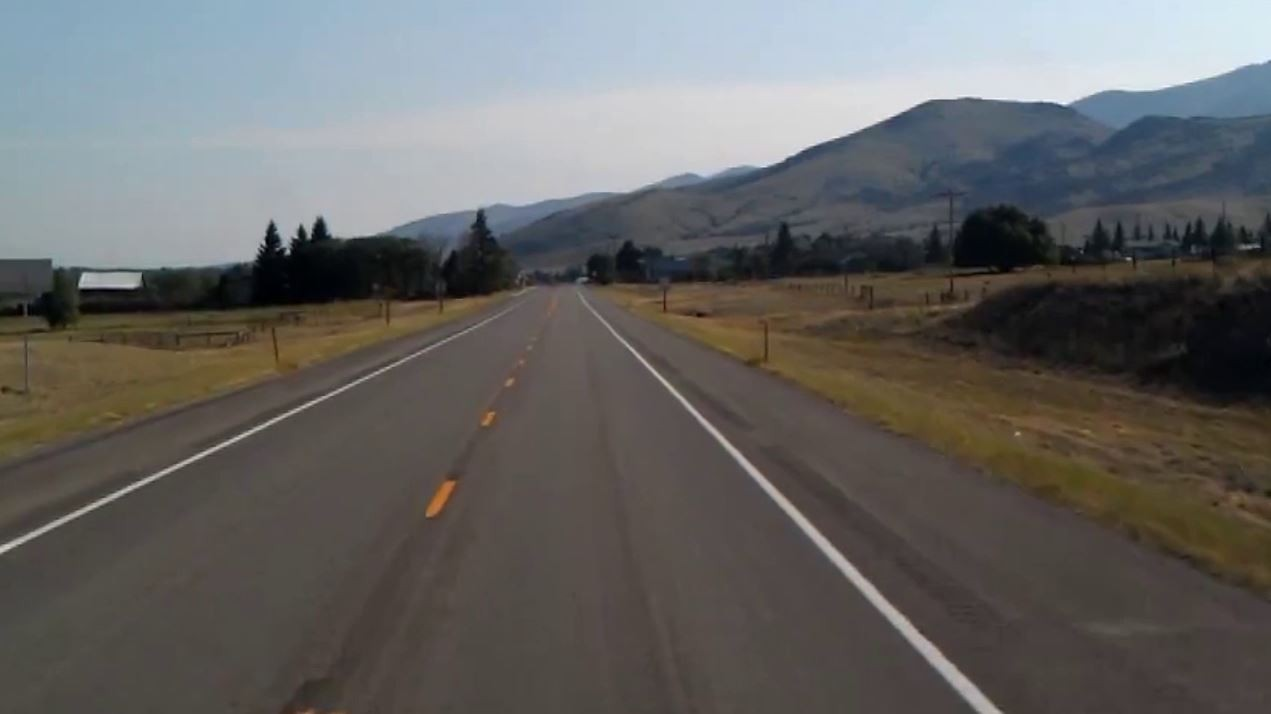
#> input picture Internships/Next24Tech/p1.jpg, 1271 x 714 px
$ jupyter execute Lane_Detection.ipynb
#> lines starting #> are read from the running program, lines starting #| are printed output that depends on the picture; after the words box and inside, x2 and y2 are one past the last pixel; in counts of white or black regions, pixels touching at a corner belong together
[cell 1]
import numpy as np
import cv2
from moviepy.editor import VideoFileClip
import matplotlib.pyplot as plt

[cell 2]
def custom_region(image):
    mask = np.zeros_like(image)
    if len(image.shape) > 2:
        channel_count = image.shape[2]
        ignore_mask_color = (255,) * channel_count
    else:
        ignore_mask_color = 255
    rows, cols = image.shape[:2]
    bottom_left = [cols * 0.1, rows * 0.95]
    top_left = [cols * 0.4, rows * 0.6]
    bottom_right = [cols * 0.9, rows * 0.95]
    top_right = [cols * 0.6, rows * 0.6]
    vertices = np.array([[bottom_left, top_left, top_right, bottom_right]], dtype=np.int32)
    cv2.fillPoly(mask, vertices, ignore_mask_color)
    masked_image = cv2.bitwise_and(image, mask)
    return masked_image

[cell 3]
def custom_hough(image):
    rho = 1
    theta = np.pi / 180
    threshold = 20
    min_line_length = 20
    max_line_gap = 500
    return cv2.HoughLinesP(image, rho=rho, theta=theta, threshold=threshold, minLineLength=min_line_length, maxLineGap=max_line_gap)

[cell 4]
def calculate_slope_intercept(lines):
    left_lines = []
    left_weights = []
    right_lines = []
    right_weights = []

    for line in lines:
        for x1, y1, x2, y2 in line:
            if x1 == x2:
                continue
            slope = (y2 - y1) / (x2 - x1)
            intercept = y1 - (slope * x1)
            length = np.sqrt(((y2 - y1) ** 2) + ((x2 - x1) ** 2))
            if slope < 0:
                left_lines.append((slope, intercept))
                left_weights.append(length)
            else:
                right_lines.append((slope, intercept))
                right_weights.append(length)

    left_lane = np.dot(left_weights, left_lines) / np.sum(left_weights) if len(left_weights) > 0 else None
    right_lane = np.dot(right_weights, right_lines) / np.sum(right_weights) if len(right_weights) > 0 else None
    return left_lane, right_lane

[cell 5]
def calculate_pixel_points(y1, y2, line):
    if line is None:
        return None
    slope, intercept = line
    x1 = int((y1 - intercept) / slope)
    x2 = int((y2 - intercept) / slope)
    y1 = int(y1)
    y2 = int(y2)
    return ((x1, y1), (x2, y2))

[cell 6]
def detect_lane_lines(image, lines):
    left_lane, right_lane = calculate_slope_intercept(lines)
    y1 = image.shape[0]
    y2 = int(y1 * 0.6)
    left_line = calculate_pixel_points(y1, y2, left_lane)
    right_line = calculate_pixel_points(y1, y2, right_lane)
    return left_line, right_line

[cell 7]
def draw_detected_lines(image, lines, color=[255, 0, 0], thickness=12):
    line_image = np.zeros_like(image)
    for line in lines:
        if line is not None:
            cv2.line(line_image, *line, color, thickness)
    return cv2.addWeighted(image, 1.0, line_image, 1.0, 0.0)

[cell 8]
def process_frame(image):
    grayscale = cv2.cvtColor(image, cv2.COLOR_BGR2GRAY)
    kernel_size = 5
    blur = cv2.GaussianBlur(grayscale, (kernel_size, kernel_size), 0)
    low_threshold = 50
    high_threshold = 150
    edges = cv2.Canny(blur, low_threshold, high_threshold)
    region = custom_region(edges)
    hough = custom_hough(region)
    result = draw_detected_lines(image, detect_lane_lines(image, hough))
    return result

[cell 9]
def process_video(input_video, output_video):
    input_clip = VideoFileClip(input_video, audio=False)
    processed_clip = input_clip.fl_image(process_frame)
    processed_clip.write_videofile(output_video, audio=False)

[cell 10]
def hough_transform(image):
    grayscale = cv2.cvtColor(image, cv2.COLOR_BGR2GRAY)
    kernel_size = 5
    blur = cv2.GaussianBlur(grayscale, (kernel_size, kernel_size), 0)
    low_t = 50
    high_t = 150
    edges = cv2.Canny(blur, low_t, high_t)
    region = custom_region(edges)

    rho = 1
    theta = np.pi / 180
    threshold = 20
    min_line_length = 20
    max_line_gap = 500
    lines = cv2.HoughLinesP(region, rho=rho, theta=theta, threshold=threshold, minLineLength=min_line_length, maxLineGap=max_line_gap)

    line_image = np.zeros_like(image)
    left_lane, right_lane = calculate_slope_intercept(lines)
    y1 = image.shape[0]
    y2 = int(y1 * 0.6)
    left_line = calculate_pixel_points(y1, y2, left_lane)
    right_line = calculate_pixel_points(y1, y2, right_lane)

    if left_line is not None:
        cv2.line(line_image, left_line[0], left_line[1], (255, 0, 0), 12)
    if right_line is not None:
        cv2.line(line_image, right_line[0], right_line[1], (255, 0, 0), 12)

    result = cv2.addWeighted(image, 1.0, line_image, 1.0, 0.0)
    return result

[cell 11]
image_path = 'p1.jpg'
image = cv2.imread(image_path)
#> image is the input picture: shape (714, 1271, 3); mean B, G, R 99.4, 100.7, 101.5
processed_image = hough_transform(image)
#> in hough_transform, `edges = cv2.Canny(blur, low_t, high_t)`:
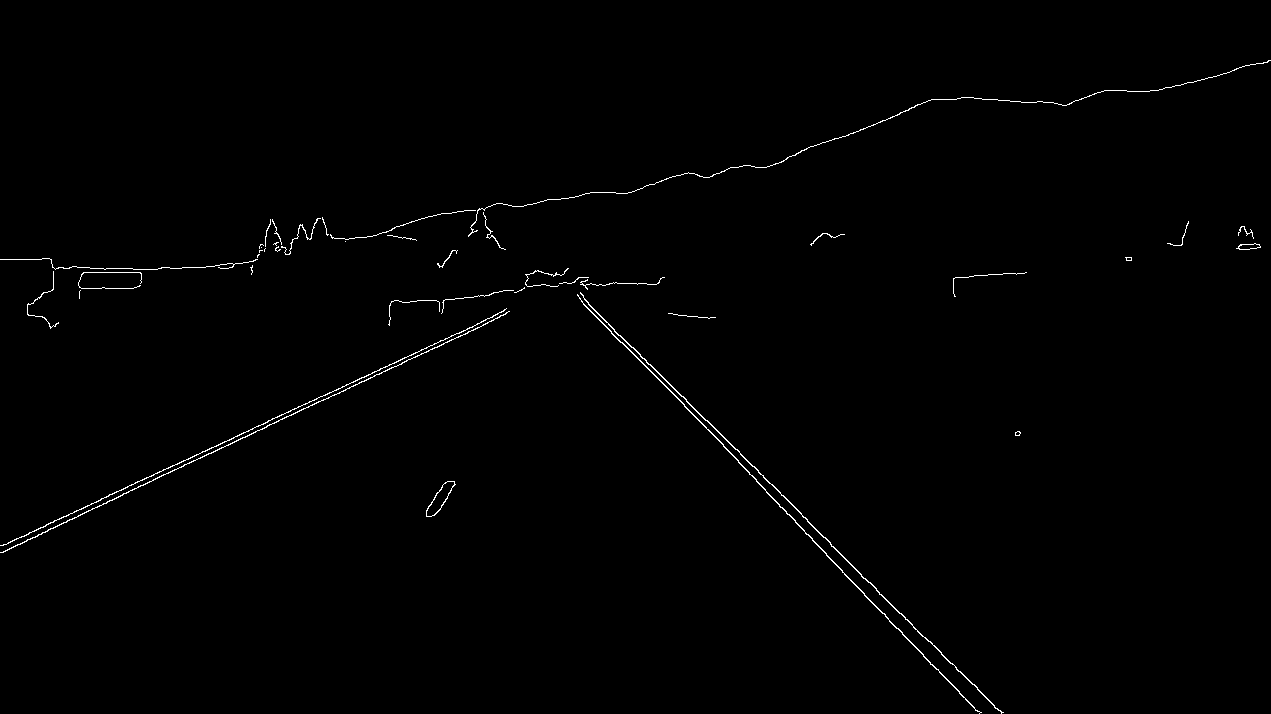
#> edges: shape (714, 1271); 0.65% white in thin lines or dots
#> in custom_region, `cv2.fillPoly(mask, vertices, ignore_mask_color)`:
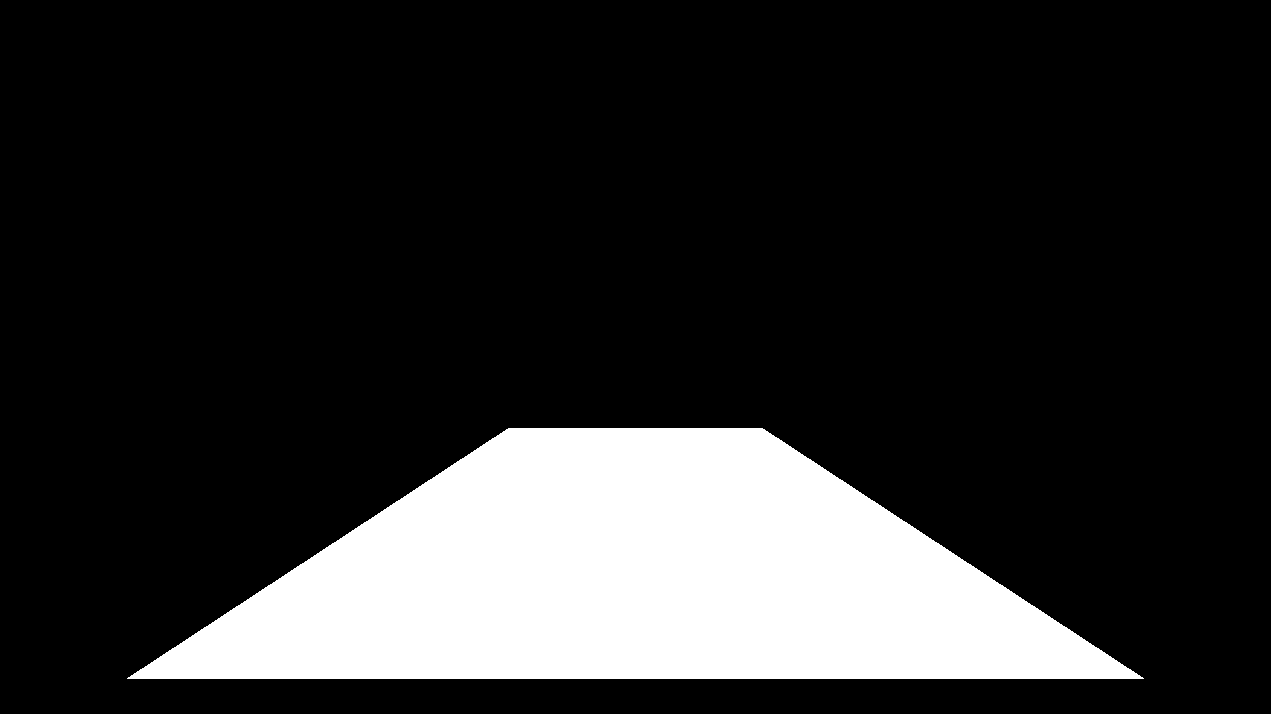
#> mask: shape (714, 1271); 17.6% white; 1 white region, box (x1, y1, x2, y2) and area: (127, 428, 1144, 679) 159767
#> in custom_region, `masked_image = cv2.bitwise_and(image, mask)`:
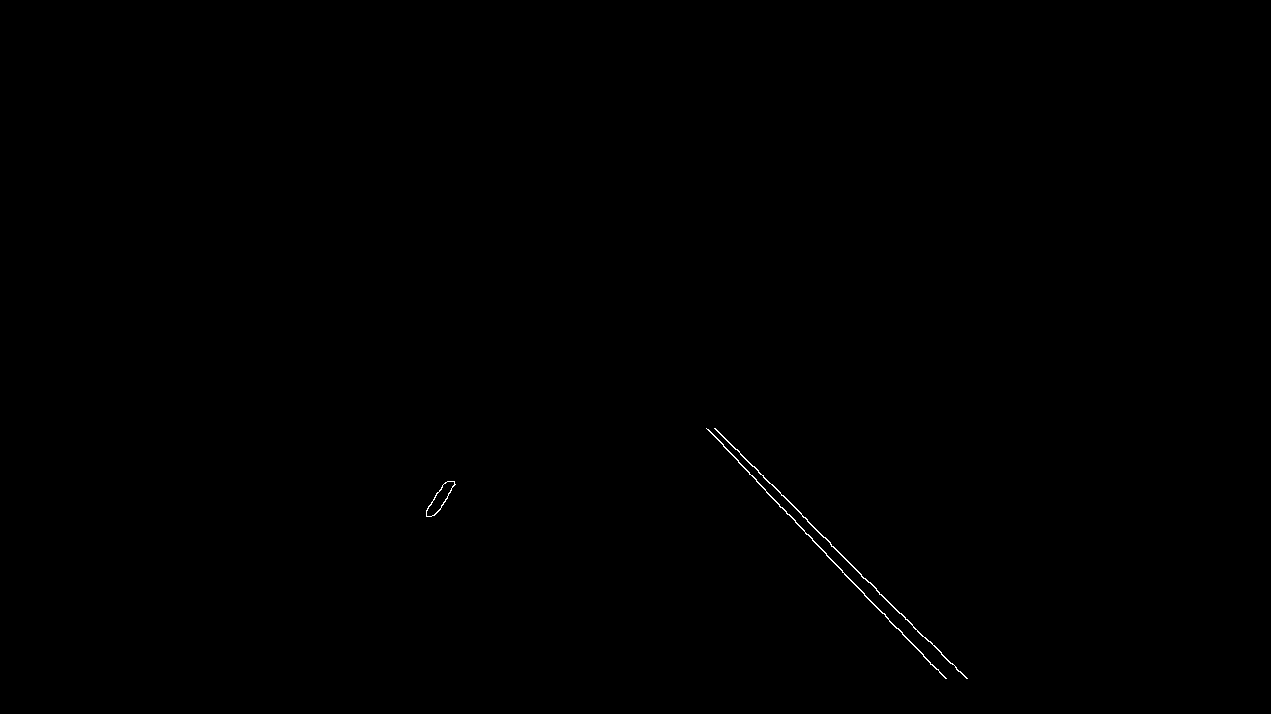
#> masked_image: shape (714, 1271); 0.12% white in thin lines or dots, all inside (x1, y1, x2, y2) = (426, 428, 968, 679)
#> in hough_transform, `lines = cv2.HoughLinesP(region, rho=rho, theta=theta, threshold=thresh..`: lines = [[749, 474, 946, 678], [714, 428, 922, 636], [715, 428, 958, 671], [930, 641, 967, 678], [708, 429, 756, 479], [737, 449, 966, 678], [826, 555, 944, 677], [438, 511, 454, 483], [723, 446, 938, 669], [426, 510, 442, 485], [426, 513, 444, 483]]
#> the loop in calculate_slope_intercept, `for line in lines:` made 11 passes
#> after the loop in calculate_slope_intercept, `for line in lines:`: left_lines = [(-1.75, 1277.5), (-1.56, 1175.6), (-1.67, 1223)]; left_weights = [32.25, 29.68, 34.99]; right_lines = [(1.04, -301.6), (1, -286), (1, -287), (1, -289), (1.04, -308.5), (1, -288), (1.03, -299), (1.04, -303.9)]; right_weights = [283.6, 294.2, 343.7, 52.33, 69.31, 323.9, 169.7, 309.8]
#> in calculate_slope_intercept, `left_lane = np.dot(left_weights, left_lines) / np.sum(left_weights) if..`: left_lane = [-1.66, 1226.6]
#> in calculate_slope_intercept, `right_lane = np.dot(right_weights, right_lines) / np.sum(right_weights..`: right_lane = [1.02, -294.1]
#> in hough_transform, `left_lane, right_lane = calculate_slope_intercept(lines)`: left_lane = [-1.66, 1226.6]; right_lane = [1.02, -294.1]
#> in calculate_pixel_points, `slope, intercept = line`: slope = -1.66; intercept = 1226.6
#> in calculate_pixel_points, `x1 = int((y1 - intercept) / slope)`: x1 = 308
#> in calculate_pixel_points, `x2 = int((y2 - intercept) / slope)`: x2 = 480
#> in hough_transform, `left_line = calculate_pixel_points(y1, y2, left_lane)`: left_line = ((308, 714), (480, 428))
#> in hough_transform, `right_line = calculate_pixel_points(y1, y2, right_lane)`: right_line = ((991, 714), (710, 428))
#> in hough_transform, `cv2.line(line_image, right_line[0], right_line[1], (255, 0, 0), 12)`:
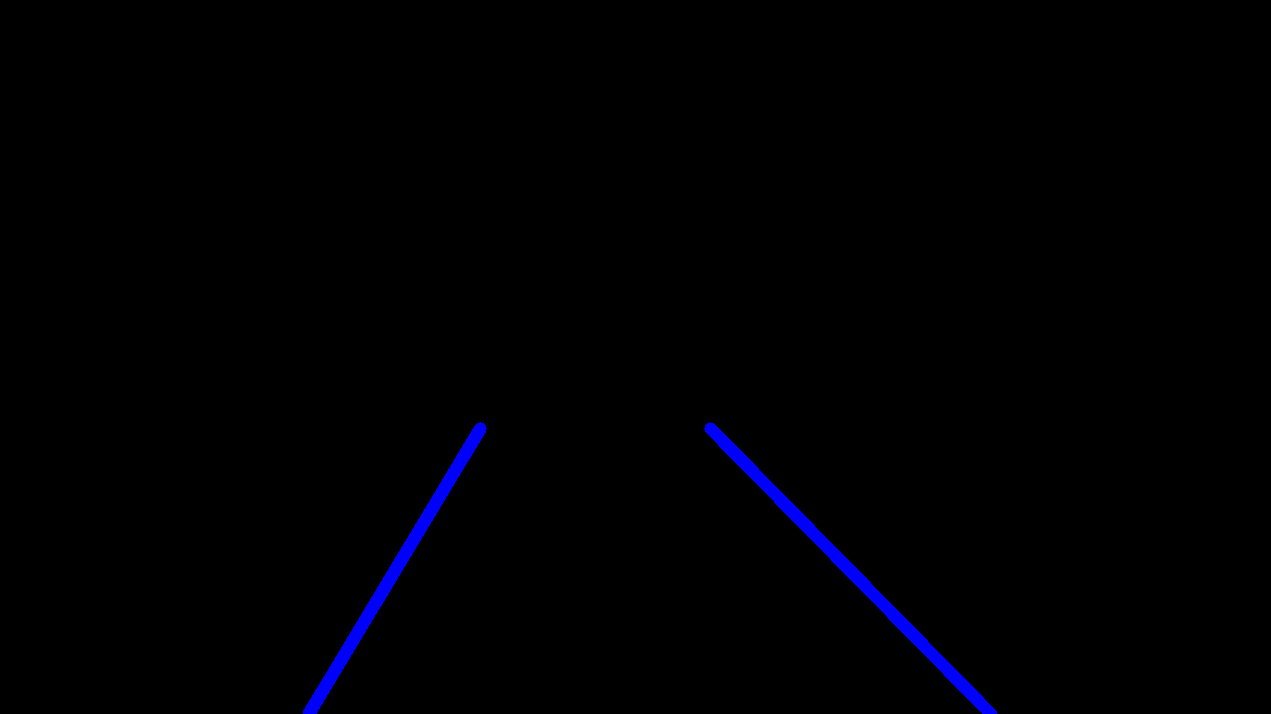
#> line_image: shape (714, 1271, 3); mean of channels 0, 1, 2 2.6, 0, 0; drawn as B, G, R
plt.imshow(cv2.cvtColor(processed_image, cv2.COLOR_BGR2RGB))
plt.axis('off')
plt.show()

[cell 12]
process_video('test_video.mp4', 'output.mp4')
#> (the call stopped at in process_video, `input_clip = VideoFileClip(input_video, audio=False)`: moviepy is not available in this run)

[cell 13]
cap = cv2.VideoCapture('output.mp4')

try:
    cv2.namedWindow('Processed Video', cv2.WINDOW_NORMAL)
    cv2.resizeWindow('Processed Video', 600, 400)
    while cap.isOpened():
        ret, frame = cap.read()
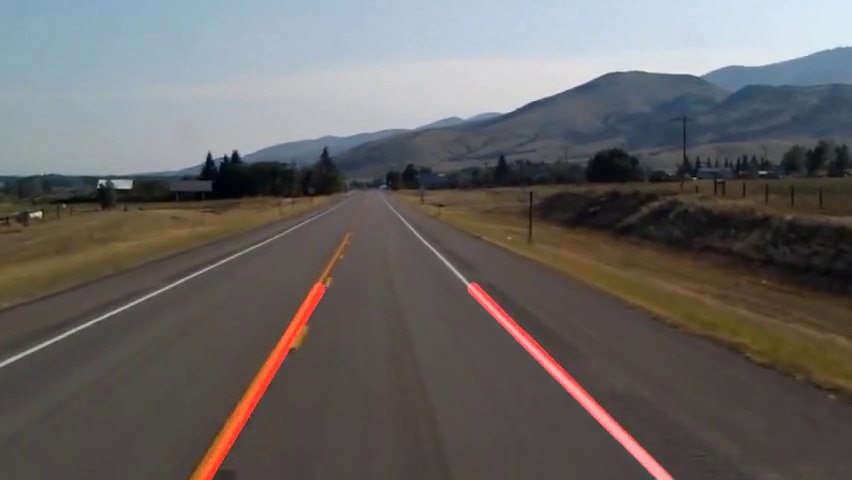
#> input picture frame 77 of Internships/Next24Tech/output.mp4, 852 x 480 px
#> frame is the input picture: shape (480, 852, 3); mean B, G, R 99.5, 100.9, 103.7
        if not ret:
            break
        cv2.imshow('Processed Video', frame)
        if cv2.waitKey(25) & 0xFF == ord('q'):
#> (key q is pressed here)
            break
finally:
    cap.release()
    cv2.destroyAllWindows()
